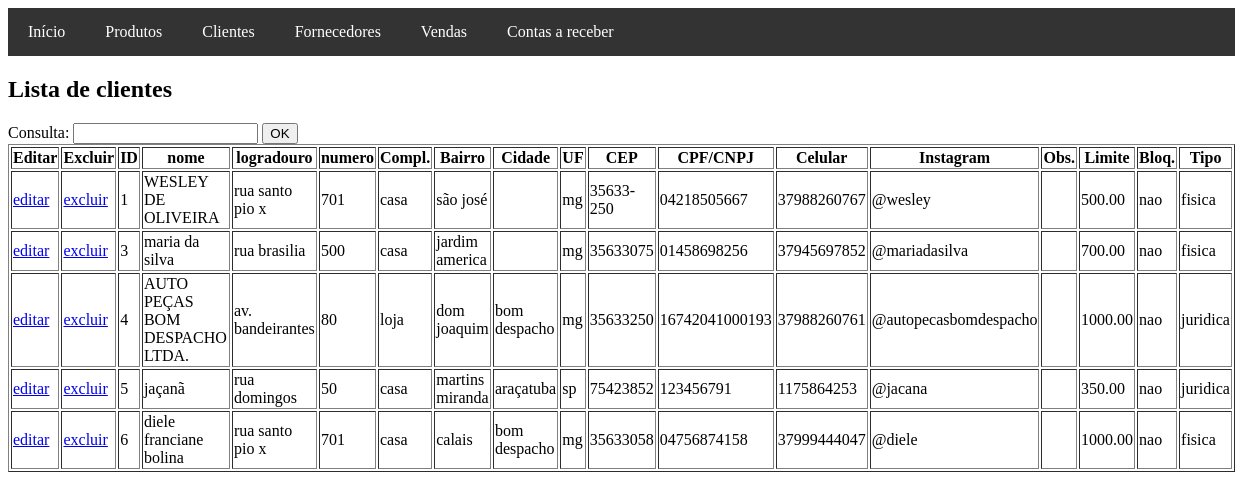
The page /clientes/controle.php on the database as committed earlier.
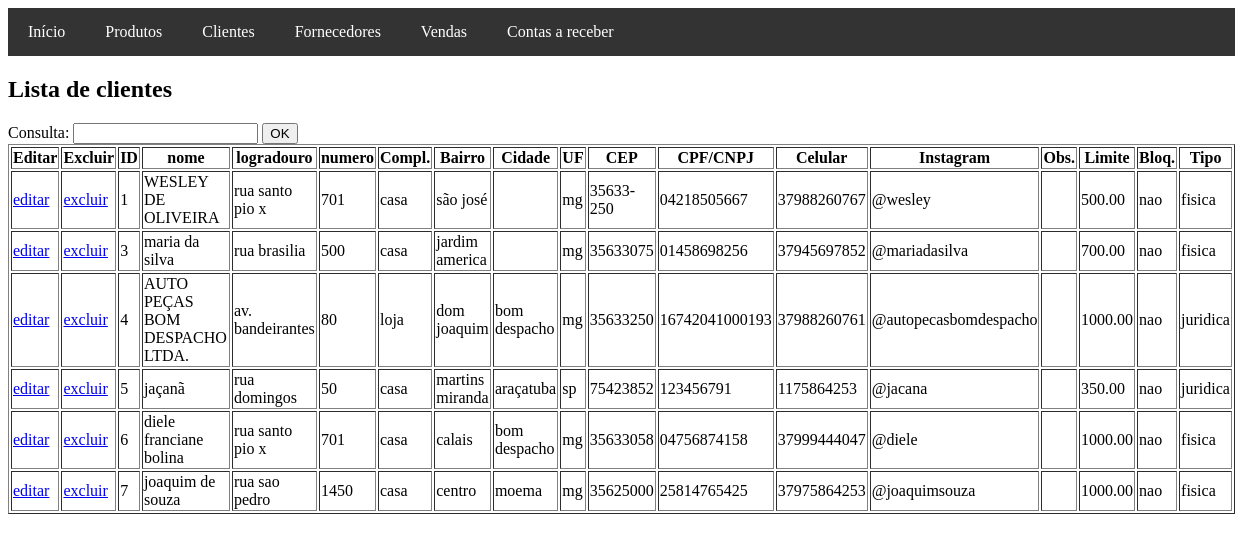
The same page on the database as committed later.
### tables this page shows
CREATE TABLE `clientes` (
  `id` int(11) NOT NULL,
  `tipo` text NOT NULL,
  `nome` varchar(100) NOT NULL,
  `logradouro` varchar(100) DEFAULT NULL,
  `numero` varchar(10) DEFAULT NULL,
  `complemento` varchar(50) DEFAULT NULL,
  `bairro` varchar(50) DEFAULT NULL,
  `cidade` varchar(50) DEFAULT NULL,
  `uf` char(2) DEFAULT NULL,
  `cep` varchar(9) DEFAULT NULL,
  `rg` varchar(20) DEFAULT NULL,
  `cpf` varchar(14) DEFAULT NULL,
  `cnpj` text NOT NULL,
  `insc` text NOT NULL,
  `celular` varchar(20) DEFAULT NULL,
  `instagram` varchar(50) DEFAULT NULL,
  `obs` text,
  `limite` decimal(10,2) DEFAULT '0.00',
  `bloqueado` text
);

### clientes/controle.php (the view, shortened to what this page needs)
<!DOCTYPE html>
<html lang="en">
<head>
</head>
<body>
  <?php
    include_once '../includes/header.php';
    include_once '../config/conexao.php';
  ?>
      <h2>Lista de clientes</h2>
      <form action="" method="post">
        <label for="consulta">Consulta:</label>
        <input type="text" name="consulta" id="consulta">
        <input type="submit" value="OK">
      </form>
  <?php
      $consulta = isset($_POST["consulta"]) ? $_POST["consulta"] : "";
      if ($consulta == ""){
          $exibe = "SELECT * FROM clientes";
          $sql = mysqli_query($conexao, $exibe) or die("Não foi possível executar consulta." . mysqli_error($conexao));
      } else {
          $exibe = "SELECT * FROM clientes WHERE nome LIKE '%$consulta%' ";
          $sql = mysqli_query($conexao, $exibe);
      }
      echo "<table border='1'>";
        echo "<tr>
                <th>Editar</th>
                <th>Excluir</th>
                <th>ID</th>
                <th>nome</th>
                <th>logradouro</th>
                <th>numero</th>
                <th>Compl.</th>
                <th>Bairro</th>
                <th>Cidade</th>
                <th>UF</th>
                <th>CEP</th>
                <th>CPF/CNPJ</th>
                <th>Celular</th>
                <th>Instagram</th>
                <th>Obs.</th>
                <th>Limite</th>
                <th>Bloq.</th>
                <th>Tipo</th>
            </tr>";
        while ($row = mysqli_fetch_assoc($sql)) {
            echo "<tr>";
                echo "<td><a href='editar.php?id=".$row['id']."'>editar</td>";
                echo "<td><a href='excluir.php?id=".$row['id']."'>excluir</td>";
                echo "<td>{$row['id']}</td>";
                echo "<td>{$row['nome']}</td>";
                echo "<td>{$row['logradouro']}</td>";
                echo "<td>{$row['numero']}</td>";
                echo "<td>{$row['complemento']}</td>";
                echo "<td>{$row['bairro']}</td>";
                echo "<td>{$row['cidade']}</td>";
                echo "<td>{$row['uf']}</td>";
                echo "<td>{$row['cep']}</td>";
                if ($row['tipo'] === 'fisica') {
                   echo "<td>{$row['cpf']}</td>";
                } else if ($row['tipo'] === 'juridica') {
                   echo "<td>{$row['cnpj']}</td>";
                } else {
                   echo "<td>-</td>";
                }
                echo "<td>{$row['celular']}</td>";
                echo "<td>{$row['instagram']}</td>";
                echo "<td>{$row['obs']}</td>";
                echo "<td>{$row['limite']}</td>";
                echo "<td>{$row['bloqueado']}</td>";
                echo "<td>{$row['tipo']}</td>";
            echo "</tr>";
        }
      echo "</table>";
   ?>
</body>
</html>

Rows that differ between the two databases and show on the page:
added clientes: id "7", nome "joaquim de souza", logradouro "rua sao pedro", numero "1450", complemento "casa", bairro "centro", cidade "moema", uf "mg", cep "35625000", cpf "25814765425", celular "37975864253", instagram "@joaquimsouza", limite "1000.00", bloqueado "nao", tipo "fisica"
